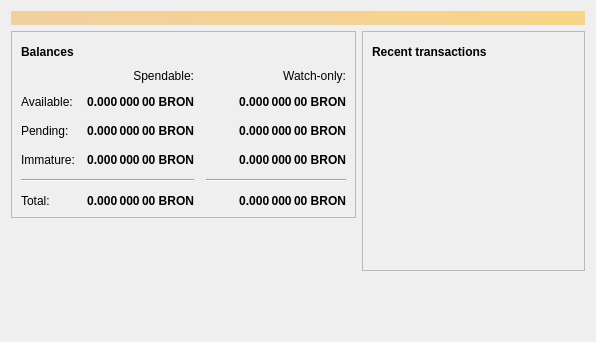
<?xml version="1.0" encoding="UTF-8"?>
<ui version="4.0">
 <class>OverviewPage</class>
 <widget class="QWidget" name="OverviewPage">
  <property name="geometry">
   <rect>
    <x>0</x>
    <y>0</y>
    <width>596</width>
    <height>342</height>
   </rect>
  </property>
  <property name="windowTitle">
   <string>Form</string>
  </property>
  <layout class="QVBoxLayout" name="topLayout">
   <item>
    <widget class="QLabel" name="labelAlerts">
     <property name="visible">
      <bool>false</bool>
     </property>
     <property name="styleSheet">
      <string notr="true">QLabel { background-color: qlineargradient(x1: 0, y1: 0, x2: 1, y2: 0, stop:0 #F0D0A0, stop:1 #F8D488); color:#000000; }</string>
     </property>
     <property name="wordWrap">
      <bool>true</bool>
     </property>
     <property name="margin">
      <number>3</number>
     </property>
     <property name="textInteractionFlags">
      <set>Qt::TextSelectableByMouse</set>
     </property>
    </widget>
   </item>
   <item>
    <layout class="QHBoxLayout" name="horizontalLayout" stretch="1,1">
     <item>
      <layout class="QVBoxLayout" name="verticalLayout_2">
       <item>
        <widget class="QFrame" name="frame">
         <property name="frameShape">
          <enum>QFrame::StyledPanel</enum>
         </property>
         <property name="frameShadow">
          <enum>QFrame::Raised</enum>
         </property>
         <layout class="QVBoxLayout" name="verticalLayout_4">
          <item>
           <layout class="QHBoxLayout" name="horizontalLayout_4">
            <item>
             <widget class="QLabel" name="label_5">
              <property name="font">
               <font>
                <weight>75</weight>
                <bold>true</bold>
               </font>
              </property>
              <property name="text">
               <string>Balances</string>
              </property>
             </widget>
            </item>
            <item>
             <widget class="QPushButton" name="labelWalletStatus">
              <property name="enabled">
               <bool>true</bool>
              </property>
              <property name="maximumSize">
               <size>
                <width>30</width>
                <height>16777215</height>
               </size>
              </property>
              <property name="toolTip">
               <string>The displayed information may be out of date. Your wallet automatically synchronizes with the Brocoin network after a connection is established, but this process has not completed yet.</string>
              </property>
              <property name="text">
               <string/>
              </property>
              <property name="icon">
               <iconset resource="../brocoin.qrc">
                <normaloff>:/icons/warning</normaloff>
                <disabledoff>:/icons/warning</disabledoff>:/icons/warning</iconset>
              </property>
              <property name="iconSize">
               <size>
                <width>24</width>
                <height>24</height>
               </size>
              </property>
              <property name="flat">
               <bool>true</bool>
              </property>
             </widget>
            </item>
            <item>
             <spacer name="horizontalSpacer_3">
              <property name="orientation">
               <enum>Qt::Horizontal</enum>
              </property>
              <property name="sizeHint" stdset="0">
               <size>
                <width>40</width>
                <height>20</height>
               </size>
              </property>
             </spacer>
            </item>
           </layout>
          </item>
          <item>
           <layout class="QGridLayout" name="gridLayout">
            <property name="spacing">
             <number>12</number>
            </property>
            <item row="2" column="2">
             <widget class="QLabel" name="labelWatchPending">
              <property name="font">
               <font>
                <weight>75</weight>
                <bold>true</bold>
               </font>
              </property>
              <property name="cursor">
               <cursorShape>IBeamCursor</cursorShape>
              </property>
              <property name="toolTip">
               <string>Unconfirmed transactions to watch-only addresses</string>
              </property>
              <property name="text">
               <string notr="true">0.000 000 00 BRON</string>
              </property>
              <property name="alignment">
               <set>Qt::AlignRight|Qt::AlignTrailing|Qt::AlignVCenter</set>
              </property>
              <property name="textInteractionFlags">
               <set>Qt::LinksAccessibleByMouse|Qt::TextSelectableByKeyboard|Qt::TextSelectableByMouse</set>
              </property>
             </widget>
            </item>
            <item row="2" column="1">
             <widget class="QLabel" name="labelUnconfirmed">
              <property name="font">
               <font>
                <weight>75</weight>
                <bold>true</bold>
               </font>
              </property>
              <property name="cursor">
               <cursorShape>IBeamCursor</cursorShape>
              </property>
              <property name="toolTip">
               <string>Total of transactions that have yet to be confirmed, and do not yet count toward the spendable balance</string>
              </property>
              <property name="text">
               <string notr="true">0.000 000 00 BRON</string>
              </property>
              <property name="alignment">
               <set>Qt::AlignRight|Qt::AlignTrailing|Qt::AlignVCenter</set>
              </property>
              <property name="textInteractionFlags">
               <set>Qt::LinksAccessibleByMouse|Qt::TextSelectableByKeyboard|Qt::TextSelectableByMouse</set>
              </property>
             </widget>
            </item>
            <item row="3" column="2">
             <widget class="QLabel" name="labelWatchImmature">
              <property name="font">
               <font>
                <weight>75</weight>
                <bold>true</bold>
               </font>
              </property>
              <property name="cursor">
               <cursorShape>IBeamCursor</cursorShape>
              </property>
              <property name="toolTip">
               <string>Mined balance in watch-only addresses that has not yet matured</string>
              </property>
              <property name="text">
               <string notr="true">0.000 000 00 BRON</string>
              </property>
              <property name="alignment">
               <set>Qt::AlignRight|Qt::AlignTrailing|Qt::AlignVCenter</set>
              </property>
              <property name="textInteractionFlags">
               <set>Qt::LinksAccessibleByMouse|Qt::TextSelectableByKeyboard|Qt::TextSelectableByMouse</set>
              </property>
             </widget>
            </item>
            <item row="4" column="0" colspan="2">
             <widget class="Line" name="line">
              <property name="orientation">
               <enum>Qt::Horizontal</enum>
              </property>
             </widget>
            </item>
            <item row="4" column="2">
             <widget class="Line" name="lineWatchBalance">
              <property name="sizePolicy">
               <sizepolicy hsizetype="Preferred" vsizetype="Fixed">
                <horstretch>0</horstretch>
                <verstretch>0</verstretch>
               </sizepolicy>
              </property>
              <property name="minimumSize">
               <size>
                <width>140</width>
                <height>0</height>
               </size>
              </property>
              <property name="orientation">
               <enum>Qt::Horizontal</enum>
              </property>
             </widget>
            </item>
            <item row="5" column="0">
             <widget class="QLabel" name="labelTotalText">
              <property name="text">
               <string>Total:</string>
              </property>
             </widget>
            </item>
            <item row="3" column="1">
             <widget class="QLabel" name="labelImmature">
              <property name="font">
               <font>
                <weight>75</weight>
                <bold>true</bold>
               </font>
              </property>
              <property name="cursor">
               <cursorShape>IBeamCursor</cursorShape>
              </property>
              <property name="toolTip">
               <string>Mined balance that has not yet matured</string>
              </property>
              <property name="text">
               <string notr="true">0.000 000 00 BRON</string>
              </property>
              <property name="alignment">
               <set>Qt::AlignRight|Qt::AlignTrailing|Qt::AlignVCenter</set>
              </property>
              <property name="textInteractionFlags">
               <set>Qt::LinksAccessibleByMouse|Qt::TextSelectableByKeyboard|Qt::TextSelectableByMouse</set>
              </property>
             </widget>
            </item>
            <item row="2" column="3">
             <spacer name="horizontalSpacer_2">
              <property name="orientation">
               <enum>Qt::Horizontal</enum>
              </property>
              <property name="sizeHint" stdset="0">
               <size>
                <width>40</width>
                <height>20</height>
               </size>
              </property>
             </spacer>
            </item>
            <item row="3" column="0">
             <widget class="QLabel" name="labelImmatureText">
              <property name="text">
               <string>Immature:</string>
              </property>
             </widget>
            </item>
            <item row="5" column="1">
             <widget class="QLabel" name="labelTotal">
              <property name="font">
               <font>
                <weight>75</weight>
                <bold>true</bold>
               </font>
              </property>
              <property name="cursor">
               <cursorShape>IBeamCursor</cursorShape>
              </property>
              <property name="toolTip">
               <string>Your current total balance</string>
              </property>
              <property name="text">
               <string notr="true">0.000 000 00 BRON</string>
              </property>
              <property name="alignment">
               <set>Qt::AlignRight|Qt::AlignTrailing|Qt::AlignVCenter</set>
              </property>
              <property name="textInteractionFlags">
               <set>Qt::LinksAccessibleByMouse|Qt::TextSelectableByKeyboard|Qt::TextSelectableByMouse</set>
              </property>
             </widget>
            </item>
            <item row="5" column="2">
             <widget class="QLabel" name="labelWatchTotal">
              <property name="font">
               <font>
                <weight>75</weight>
                <bold>true</bold>
               </font>
              </property>
              <property name="cursor">
               <cursorShape>IBeamCursor</cursorShape>
              </property>
              <property name="toolTip">
               <string>Current total balance in watch-only addresses</string>
              </property>
              <property name="text">
               <string notr="true">0.000 000 00 BRON</string>
              </property>
              <property name="alignment">
               <set>Qt::AlignRight|Qt::AlignTrailing|Qt::AlignVCenter</set>
              </property>
              <property name="textInteractionFlags">
               <set>Qt::LinksAccessibleByMouse|Qt::TextSelectableByKeyboard|Qt::TextSelectableByMouse</set>
              </property>
             </widget>
            </item>
            <item row="0" column="2">
             <widget class="QLabel" name="labelWatchonly">
              <property name="text">
               <string>Watch-only:</string>
              </property>
              <property name="alignment">
               <set>Qt::AlignRight|Qt::AlignTrailing|Qt::AlignVCenter</set>
              </property>
             </widget>
            </item>
            <item row="1" column="0">
             <widget class="QLabel" name="labelBalanceText">
              <property name="text">
               <string>Available:</string>
              </property>
             </widget>
            </item>
            <item row="1" column="1">
             <widget class="QLabel" name="labelBalance">
              <property name="font">
               <font>
                <weight>75</weight>
                <bold>true</bold>
               </font>
              </property>
              <property name="cursor">
               <cursorShape>IBeamCursor</cursorShape>
              </property>
              <property name="toolTip">
               <string>Your current spendable balance</string>
              </property>
              <property name="text">
               <string notr="true">0.000 000 00 BRON</string>
              </property>
              <property name="alignment">
               <set>Qt::AlignRight|Qt::AlignTrailing|Qt::AlignVCenter</set>
              </property>
              <property name="textInteractionFlags">
               <set>Qt::LinksAccessibleByMouse|Qt::TextSelectableByKeyboard|Qt::TextSelectableByMouse</set>
              </property>
             </widget>
            </item>
            <item row="1" column="2">
             <widget class="QLabel" name="labelWatchAvailable">
              <property name="font">
               <font>
                <weight>75</weight>
                <bold>true</bold>
               </font>
              </property>
              <property name="cursor">
               <cursorShape>IBeamCursor</cursorShape>
              </property>
              <property name="toolTip">
               <string>Your current balance in watch-only addresses</string>
              </property>
              <property name="text">
               <string notr="true">0.000 000 00 BRON</string>
              </property>
              <property name="alignment">
               <set>Qt::AlignRight|Qt::AlignTrailing|Qt::AlignVCenter</set>
              </property>
              <property name="textInteractionFlags">
               <set>Qt::LinksAccessibleByMouse|Qt::TextSelectableByKeyboard|Qt::TextSelectableByMouse</set>
              </property>
             </widget>
            </item>
            <item row="2" column="0">
             <widget class="QLabel" name="labelPendingText">
              <property name="text">
               <string>Pending:</string>
              </property>
             </widget>
            </item>
            <item row="0" column="1">
             <widget class="QLabel" name="labelSpendable">
              <property name="text">
               <string>Spendable:</string>
              </property>
              <property name="alignment">
               <set>Qt::AlignRight|Qt::AlignTrailing|Qt::AlignVCenter</set>
              </property>
             </widget>
            </item>
           </layout>
          </item>
         </layout>
        </widget>
       </item>
       <item>
        <spacer name="verticalSpacer">
         <property name="orientation">
          <enum>Qt::Vertical</enum>
         </property>
         <property name="sizeHint" stdset="0">
          <size>
           <width>20</width>
           <height>40</height>
          </size>
         </property>
        </spacer>
       </item>
      </layout>
     </item>
     <item>
      <layout class="QVBoxLayout" name="verticalLayout_3">
       <item>
        <widget class="QFrame" name="frame_2">
         <property name="frameShape">
          <enum>QFrame::StyledPanel</enum>
         </property>
         <property name="frameShadow">
          <enum>QFrame::Raised</enum>
         </property>
         <layout class="QVBoxLayout" name="verticalLayout">
          <item>
           <layout class="QHBoxLayout" name="horizontalLayout_2">
            <item>
             <widget class="QLabel" name="label_4">
              <property name="font">
               <font>
                <weight>75</weight>
                <bold>true</bold>
               </font>
              </property>
              <property name="text">
               <string>Recent transactions</string>
              </property>
             </widget>
            </item>
            <item>
             <widget class="QPushButton" name="labelTransactionsStatus">
              <property name="enabled">
               <bool>true</bool>
              </property>
              <property name="maximumSize">
               <size>
                <width>30</width>
                <height>16777215</height>
               </size>
              </property>
              <property name="toolTip">
               <string>The displayed information may be out of date. Your wallet automatically synchronizes with the Brocoin network after a connection is established, but this process has not completed yet.</string>
              </property>
              <property name="text">
               <string/>
              </property>
              <property name="icon">
               <iconset resource="../brocoin.qrc">
                <normaloff>:/icons/warning</normaloff>
                <disabledoff>:/icons/warning</disabledoff>:/icons/warning</iconset>
              </property>
              <property name="iconSize">
               <size>
                <width>24</width>
                <height>24</height>
               </size>
              </property>
              <property name="flat">
               <bool>true</bool>
              </property>
             </widget>
            </item>
            <item>
             <spacer name="horizontalSpacer">
              <property name="orientation">
               <enum>Qt::Horizontal</enum>
              </property>
              <property name="sizeHint" stdset="0">
               <size>
                <width>40</width>
                <height>20</height>
               </size>
              </property>
             </spacer>
            </item>
           </layout>
          </item>
          <item>
           <widget class="QListView" name="listTransactions">
            <property name="styleSheet">
             <string notr="true">QListView { background: transparent; }</string>
            </property>
            <property name="frameShape">
             <enum>QFrame::NoFrame</enum>
            </property>
            <property name="verticalScrollBarPolicy">
             <enum>Qt::ScrollBarAlwaysOff</enum>
            </property>
            <property name="horizontalScrollBarPolicy">
             <enum>Qt::ScrollBarAlwaysOff</enum>
            </property>
            <property name="selectionMode">
             <enum>QAbstractItemView::NoSelection</enum>
            </property>
           </widget>
          </item>
         </layout>
        </widget>
       </item>
       <item>
        <spacer name="verticalSpacer_2">
         <property name="orientation">
          <enum>Qt::Vertical</enum>
         </property>
         <property name="sizeHint" stdset="0">
          <size>
           <width>20</width>
           <height>40</height>
          </size>
         </property>
        </spacer>
       </item>
      </layout>
     </item>
    </layout>
   </item>
  </layout>
 </widget>
 <resources/>
 <connections/>
</ui>
